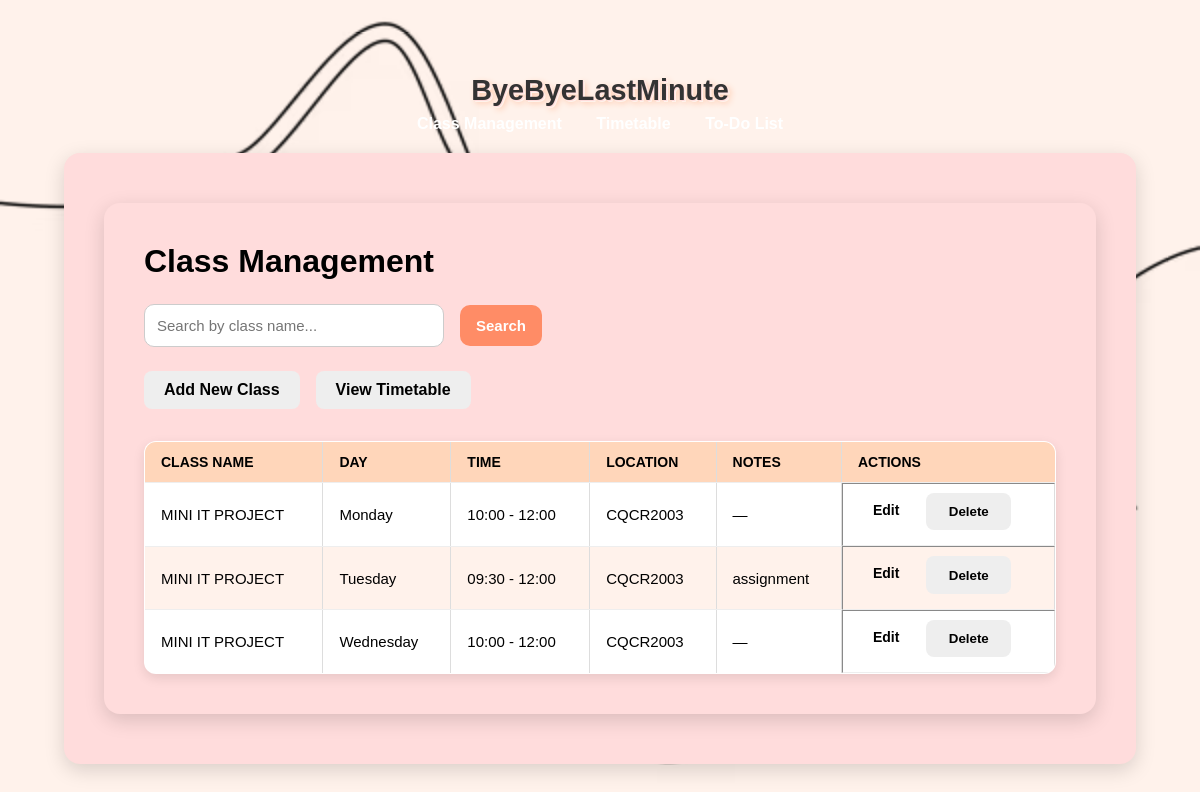
Before: / with the older database file.
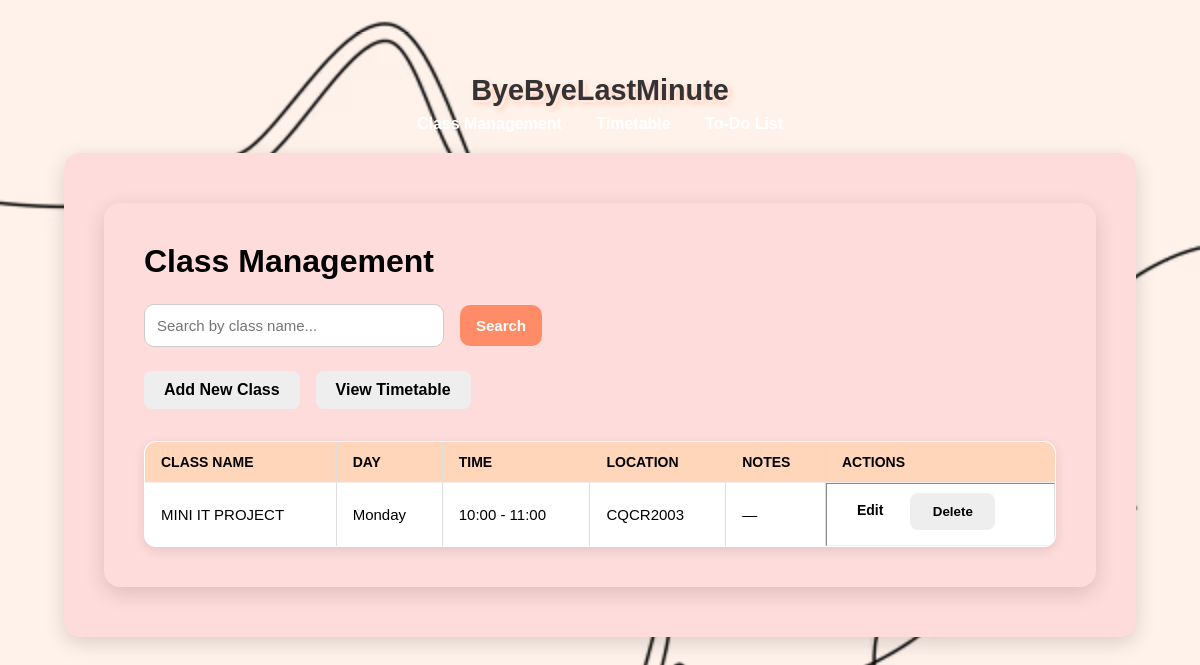
After: the same page with the newer database file.
### tables this page shows
CREATE TABLE classes (
                id INTEGER PRIMARY KEY AUTOINCREMENT,
                name TEXT NOT NULL,
                day TEXT NOT NULL,
                start_time TEXT NOT NULL,
                end_time TEXT NOT NULL,
                location TEXT NOT NULL,
                notes TEXT
            );

### app.py (the view)
@app.route("/", methods=["GET"])
def index():
    search_query = request.args.get("q", "").strip()
    with get_db_connection() as conn:
        if search_query:
            classes = conn.execute(
                "SELECT * FROM classes WHERE name LIKE ? ORDER BY day, start_time",
                (f"%{search_query}%",)
            ).fetchall()
        else:
            classes = conn.execute("SELECT * FROM classes ORDER BY day, start_time").fetchall()
    return render_template("classes.html", classes=classes, search_query=search_query)

### app.py (called while the page is built)
def get_db_connection():
    conn = sqlite3.connect(DB_NAME, timeout=10)
    conn.row_factory = sqlite3.Row
    return conn

### templates/classes.html (shortened to what this page needs)
{% extends "base.html" %}
{% block content %}
<main class="container">
  <h1>Class Management</h1>
  <form method="GET" class="search-form">
    <input type="text" name="q" placeholder="Search by class name..." value="{{ search_query or '' }}">
    <button type="submit">Search</button>
  </form>
  <div class="actions">
    <a href="{{ url_for('add_class') }}" class="button secondary">Add New Class</a>
    <a href="{{ url_for('timetable') }}" class="button secondary">View Timetable</a>
  </div>
  {% if classes %}
    <table border="1" cellpadding="8" cellspacing="0">
      <thead>
        <tr>
          <th>Class Name</th>
          <th>Day</th>
          <th>Time</th>
          <th>Location</th>
          <th>Notes</th>
          <th>Actions</th>
        </tr>
      </thead>
      <tbody>
        {% for class in classes %}
          <tr>
            <td>{{ class['name'] }}</td>
            <td>{{ class['day'] }}</td>
            <td>{{ class['start_time'] }} - {{ class['end_time'] }}</td>
            <td>{{ class['location'] }}</td>
            <td>{{ class['notes'] or '—' }}</td>
            <td class="action-buttons" style="position: relative;">
              <a href="{{ url_for('edit_class', class_id=class['id']) }}" class="button small" style="display:inline-block; vertical-align:middle;">Edit</a>
              <form method="POST" action="{{ url_for('delete_class', class_id=class['id']) }}"
                    onsubmit="return confirm('Are you sure you want to delete this class?');"
                    style="display:inline-block; position: relative; top:-3px; margin-left:5px;">
                <button type="submit" class="secondary small">Delete</button>
              </form>
            </td>
          </tr>
        {% endfor %}
      </tbody>
    </table>
  {% else %}
    <p class="empty-message">
      No classes found. <a href="{{ url_for('add_class') }}">Add your first class.</a>
    </p>
  {% endif %}
</main>
{% endblock %}

### templates/base.html (shortened to what this page needs)
<!DOCTYPE html>
<html lang="en">
<head>
  <link rel="stylesheet" href="{{ url_for('static', filename='style.css') }}">
</head>
<body>
  <header class="site-header">
    <h1>ByeByeLastMinute</h1>
    <nav class="navbar">
      <a href="{{ url_for('index') }}">Class Management</a>
      <a href="{{ url_for('timetable') }}">Timetable</a>
      <a href="{{ url_for('todos') }}">To-Do List</a>
    </nav>
  </header>
  <main class="container">
    {% block content %}{% endblock %}
  </main>
</body>
</html>

### static/style.css (style rules this page uses)
* { margin: 0; padding: 0; box-sizing: border-box; }
html, body { height: 100%; font-family: Arial, sans-serif; background-color: #FFF2EB; background-image: url("Dashboard Background Image.jpg"), url("Dashboard Background Image.avif"); background-repeat: no-repeat; background-size: cover; background-position: center; background-attachment: fixed; color: #000; padding: 2rem; }
.container { max-width: 1100px; width: 100%; margin: 10px auto; padding: 2.5rem; background: #FFDCDC; border-radius: 16px; box-shadow: 0 6px 20px rgba(0,0,0,0.15); }
h1, h2 { margin-bottom: 1rem; color: #000; }
form { display: grid; gap: 1.5rem; }
input, select, textarea { padding: 12px 14px; border-radius: 10px; border: 1px solid #ccc; background: #fff; font-size: 15px; transition: border-color 0.3s; }
.actions { grid-column: span 2; display: flex; gap: 1rem; margin-top: 0.5rem; }
button { padding: 0.7rem 1.4rem; border-radius: 8px; border: none; font-weight: 600; cursor: pointer; transition: background 0.3s; }
button[type="submit"] { background: #ff8c66; color: #fff; }
button.secondary { background: #eee; color: #000; }
.search-form { display: flex; gap: 1rem; margin-bottom: 1.5rem; align-items: center; }
.search-form input { flex: 1; max-width: 300px; }
.actions { margin-bottom: 1.5rem; }
.action-buttons { display: flex; gap: 0.5rem; }
.button { display: inline-block; padding: 0.7rem 1.4rem; border-radius: 8px; border: none; font-weight: 600; cursor: pointer; transition: background 0.3s; text-decoration: none; text-align: center; }
.button.small { padding: 0.4rem 0.8rem; font-size: 0.9rem; }
.button.secondary { background: #eee; color: #000; }
table { width: 100%; border-collapse: collapse; margin-top: 1rem; background: #fff; border-radius: 12px; overflow: hidden; box-shadow: 0 4px 12px rgba(0,0,0,0.1); font-size: 15px; border: 1px solid #ddd; }
thead { background: #FFD6BA; color: #000; text-transform: uppercase; font-weight: bold; font-size: 14px; }
th, td { padding: 12px 16px; text-align: left; border-bottom: 1px solid #eee; }
.site-header h1 { font-size: 3rem; font-weight: bold; text-align: center; margin: 10px auto; color: #333333; text-shadow: 1px 1px 0 #FFDCDC, 2px 2px 0 #FFF2EB, 3px 3px 6px #ffc2a1; }
.site-header { color: #fff; padding: 10px; text-align: center; }
.site-header h1 { margin: 0; font-size: 1.8rem; }
.navbar { margin-top: 8px; }
.navbar a { color: #fff; margin: 0 15px; text-decoration: none; font-weight: bold; }
.container { background: #FFDCDC; border-radius: 16px; box-shadow: 0 6px 20px rgba(0,0,0,0.15); padding: 2.5rem; margin: 10px auto; max-width: 1100px; }
.container h1 { color: #000; margin-bottom: 1.5rem; text-align: left; font-size: 2rem; font-weight: bold; }
.actions { display: flex; justify-content: flex-start; gap: 1rem; margin-bottom: 2rem; flex-wrap: wrap; }
.search-form input { padding: 12px; border-radius: 10px; border: 1px solid #ccc; background: #fff; font-size: 15px; width: 280px; }
.button { padding: 10px 20px; border: none; border-radius: 8px; font-weight: 600; cursor: pointer; text-decoration: none; transition: background 0.3s; color: #000; display: inline-block; }
.button.secondary { background-color: #eee; color: #000; }
.button.small { padding: 6px 12px; font-size: 14px; margin: 0 2px; }
.search-form button { padding: 12px 16px; border-radius: 10px; font-size: 15px; border: none; cursor: pointer; transition: background 0.3s; text-align: center; }

Changed rows visible on the page:
removed classes: name "MINI IT PROJECT", day "Monday", start_time "10:00", end_time "12:00", location "CQCR2003", notes "—"
removed classes: name "MINI IT PROJECT", day "Tuesday", start_time "09:30", end_time "12:00", location "CQCR2003", notes "assignment"
removed classes: name "MINI IT PROJECT", day "Wednesday", start_time "10:00", end_time "12:00", location "CQCR2003", notes "—"
added classes: name "MINI IT PROJECT", day "Monday", start_time "10:00", end_time "11:00", location "CQCR2003", notes "—"
